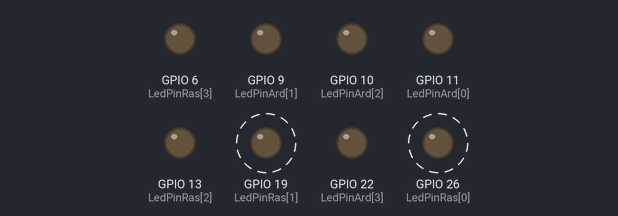
A program run on a simulated Raspberry Pi (BCM pin numbers). Shown: output pins drawn as LEDs (lit = HIGH). Dashed ring = blinking. The clock reads 2024-03-15 10:24:30 at power-on unless the program sets it.

Above: at 0.05 s.
Timing chart, 0 to 3.0 s (numbered marks = the images above):
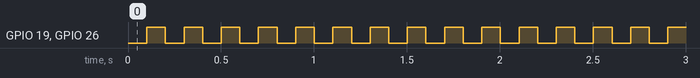

The program:

Opdracht9.py
```python
#Importeren van de bibiotheken vd Gpio-pinnen en de tijd
import RPi.GPIO as GPIO
import time

#Defineren vd pinnen van de leds op de Pi en de arduino
LedPinRas = [26, 19, 13, 6]
LedPinArd = [11, 9, 10, 22]

#De variablen van het knipperen vd ledjes, het bijhouden vd laatste tijd, de huidige status
Knippertijd = [100, 400, 600, 800]
Laatstetijd = [0, 0, 0, 0]

Laatsteledinput = -1
LedPinStatus = [GPIO.LOW, GPIO.LOW, GPIO.LOW, GPIO.LOW]

Knipper = [0, 0, 0, 0]
Laatsteled = [0, 0, 0, 0]

#Gpio-modus naar de bcm configureren en de gpio-pin als uitgangpunt zetten voor het aansturen van het ledje
GPIO.setmode(GPIO.BCM)
GPIO.setwarnings(False)

#initialeren vd pinnen voor de ledjes en invoer vd arduino
for pin in LedPinRas:
    GPIO.setup(pin, GPIO.OUT)
for pin in LedPinArd:
    GPIO.setup(pin, GPIO.OUT)

#Functie vd millis
def millis():
    return time.time()*1000

#Functie controle welke led aan het knipperen is
def knipperLed(led):
    huidigetijd = millis()
    if huidigetijd - Laatstetijd[led] >= Knipper[led] and Laatsteled[led] >= 1:
        Laatstetijd[led] = huidigetijd
        if LedPinStatus[led] == GPIO.LOW:
            LedPinStatus[led] = GPIO.HIGH
        else:
            LedPinStatus[led] = GPIO.LOW
        GPIO.output(LedPinRas[led], LedPinStatus[led])

#Functie de juiste led in te schakelen, betrokkenheid arduino
def ledinvoer(i):
    global Laatsteledinput
    statuspin = GPIO.input(LedPinArd[i])
    if statuspin == GPIO.HIGH:
        if Laatsteledinput > -1:
            controleLed(Laatsteledinput, i)
            Laatsteledinput = -1
        else:
            Laatsteledinput = i

#Functie om een led in te schakelen
def controleLed(led, tijd):
    if Laatsteled[led]==0:
        l = 0
        for i in range(len(Laatsteled)):
            if Laatsteled[i] == 2:
                LedPinStatus[i] = 0
                GPIO.output(LedPinRas[i], GPIO.LOW)
    if Laatsteled[led] == 1:
        Laatsteled[led] = 2
    LedPinStatus[led] = GPIO.HIGH
    Laatsteled[led] = 1
    GPIO.output(LedPinRas[led], GPIO.HIGH)

    Knipper[led] = Knippertijd[tijd]
    knipperLed(led)

#Het aanzetten van de led en de bijbehorende tijd
controleLed(0,0)
controleLed(1,0)

#De uitvoerende loop
while True:
    for i in range(4):
        #Het verwerken vd led en de invoer vd arduino
        knipperLed(i)
        ledinvoer(i)
        #moment van pauze om beslasting te verminderen
    time.sleep(0.1)
```

Measured:
- by itself, GPIO 19 (LedPinRas[1]), GPIO 26 (LedPinRas[0]): alternates HIGH for 0.10 s and LOW for 0.10 s
